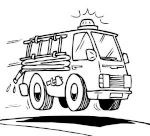
#> input picture e05d_coloriage/camion_2.png, 150 x 136 px, found by its file name
$ jupyter execute --allow-errors e05d_Coloriage.ipynb
#> lines starting #> are read from the running program, lines starting #| are printed output that depends on the picture
<div style="width:100%;border-collapse:separate;border:solid 2px;border-radius:14px;">
    <div style="display:flex;">
        <div style="display:inline;width:5%;"></div>
        <div style="display:inline;width:15%;">NSIT</div>
        <div style="display:inline;width:15%;">e05d</div>
        <div style="display:inline;width:70%;text-align:right;"><b>Langages et programmation</b></div>
        <div style="display:inline;width:5%;"></div>
    </div>
    <div  style="display: flex;background-color:#EEE">
        <p style="width:100%;text-align:center;">La récursivité</p>
    </div>
    <div  style="display: flex;">
        <p style="width:100%;text-align:center;">Coloriage</p>
    </div>
</div>

<div class = "alert alert-success">

**Objectifs de la séquence:**
- Mise en oeuvre d'un algorithme de coloriage récursif ?

<div class = "alert alert-info">

**Sommaire :**

- <a href=#intro>Introduction</a>
- <a href=#principe>Principe</a>
- <a href=#1D>On commence en 1D</a>
- <a href=#images>Ouvrir, lire et modifier une image</a>
- <a href=#2D>On passe à la 2D</a>

</div>

<div id="intro"></div>

## Introduction

Allez, n'ayez pas honte... avouez qu'il y a quelque chose de satisfaisantt dans cette activité ;)

Nous allons mettre en oeuvre l'algorithme qui permet de colorier de la même couleur des points inclus dans une même zone délimitée par un trait.

L'algorithme derrière l'outil "Pot de peinture" est aussi le même qui permet de découvrir les zones sans mines au jeu du Démineur, ou, plus étonnant, celui qui permet de trouver la sortie d'un labyrinthe.

Une version assez "élégante" de cet algorithme utilise la récursivité; mais il trouve rapidement ses limites dans le cas de "grandes" quantités de données à traiter, ce qui fait que dans la pratique les usages ci-dessus sont codées d'une autre manière ( que nous aborderons plus tard lors du chapitre sur les parcours de graphes ).

<div id="principe"></div>

## Principe

Le point choisi à l'intérieur de la zone à colorier s'appelle le "germe" ou la "graine". A partir de lui, on appelle la fonction de remplissage :

- on colorie le point avec la nouvelle couleur
- on examine son voisin de droite : si il est toujours de la couleur d'origine, alors on propage la récursion à ce point
- on fait pareil avec le voisin de gauche, celui du haut, et du bas ( et éventuellement, dans une version plus évoluée, le voisin en haut à gauche, en haut à droite, etc...)

Et c'est tout ! Facile, non ? ( en fait, il manque quelques "sécurités" à cet algorithme, notamment vérifier que l'on ne sort pas de la zone de dessin...)

Mais attendez voir...je vois bien les appels récursifs, mais où est le cas de base ?

Il est en fait combiné avec le cas général dans l'évaluation des conditions : si le point n'est pas de la couleur d'origine, alors c'est qu'il est de la couleur d'une ligne frontière : la récursion s'arrête alors.

<div id="1D"></div>

## On commence en 1D

Soit une liste de pixels bien gentiment alignés.
Arbitrairement, nous choisissons de désigner par '0' les pixels blancs 'à colorier'
Par '1' les pixels noirs (les délimitations)
Par '2' les pixels coloriés.

[cell 1]
liste_pixels = [1, 0, 0 , 0, 1, 0, 0, 0, 0, 0, 0, 0, 0, 0, 0, 1, 0, 0, 0, 0, 0, 0, 0, 0, 1]

La 'graine' se situe au dixième pixel (indice 9 de notre liste)
A la fin de notre traitement, tous les pixels blans contigues à la graine seont coloriés.

#### Premier programme de coloriage
Ci dessous la fonction <code>rempli_1D()</code> prend en paramètre la liste à colorier et l'indice (l'abscisse) du point à colorier (et d'où il faut continuer à propager le coloriage)

[cell 2]
def rempli_1D(ma_liste, abscisse):
    if ma_liste[abscisse] == 0: # Si le point est blanc
        ma_liste[abscisse] = 2 # Je change la couleur
        rempli_1D(ma_liste, abscisse - 1) # On poursuit l'exploration par la gauche
        rempli_1D(ma_liste, abscisse + 1) # On poursuit l'exploration par la droite

liste_pixels = [1, 0, 0 , 0, 1, 0, 0, 0, 0, 0, 0, 0, 0, 0, 0, 1, 0, 0, 0, 0, 0, 0, 0, 0, 1]
rempli_1D(liste_pixels, 9) # On lance le remplissage depuis la graine
liste_pixels

En ajoutant quelques 'print' nous pouvons faire apparaître l'ordre des appels récursifs.
Nous pouvons même dessiner l'arbre de ces appels.

[cell 3]
def rempli_1D(ma_liste, abscisse):
    if ma_liste[abscisse] == 0: # Si le point est blanc
        ma_liste[abscisse] = 2 # Je change la couleur
        print(abscisse, "->", abscisse-1, end="  ")
        rempli_1D(ma_liste, abscisse - 1) # On poursuit l'exploration par la gauche
        print(abscisse, "->", abscisse+1, end="  ")
        rempli_1D(ma_liste, abscisse + 1) # On poursuit l'exploration par la droite
    else:
        print(abscisse,"X")

liste_pixels = [1, 0, 0 , 0, 1, 0, 0, 0, 0, 0, 0, 0, 0, 0, 0, 1, 0, 0, 0, 0, 0, 0, 0, 0, 1]
rempli_1D(liste_pixels, 9) # On lance le remplissage depuis la graine
liste_pixels

#### Les rambardes de sécurité
Que se passe-t-il si les pixels aux extrémités ne sont pas noirs?

Reprenez le programme précédent en ajoutant des tests pour ne pas propager la récursivité au-delà de la liste.
Et testez le sur 'liste_pixels2', privée de contours aux extrémités.

[cell 4]
def rempli_1D_mieux(ma_liste, abscisse):
    if ma_liste[abscisse] == 0: # Si le point est blanc
        ma_liste[abscisse] = 2 # Je change la couleur
        # rambarde de sécurité à gauche à programmer !
        rempli_1D_mieux(ma_liste, abscisse - 1) # On poursuit l'exploration par la gauche
        # rambarde de sécurité à droite à programmer !
        rempli_1D_mieux(ma_liste, abscisse + 1) # On poursuit l'exploration par la droite

liste_pixels2 = [0, 0, 0 , 0, 0, 0, 0, 0, 0, 0, 0, 0, 0, 0, 0, 1, 0, 0, 0, 0, 0, 0, 0, 0, 1]
rempli_1D_mieux(liste_pixels2, 9) # On lance le remplissage depuis la graine
liste_pixels2

Lien vers <a href="https://github.com/ebuonocore/NSIT_05_Recursivite/blob/main/e05d_coloriage/NSIT_05_correction_rempli_1D_mieux.py">une correction</a>

<div id="images"></div>

## Ouvrir, lire et modifier une image

Nous allons utiliser les modules suivant pour manipuler les fichiers image:PIL, matplotlib.pyplot et urllib.request
Pour revenir plus en détail sur leur utilisation vous pouvez parcourir l'activité <a href="https://mybinder.org/v2/gh/ebuonocore/SNT_8_Photographie/master">SNT_8c_Photo</a>
Sinon en voici un exemple commenté d'utilisation:

[cell 5]
from PIL import Image # Nous allons nous en servir pour accéder aux pixels
import matplotlib.pyplot as plt # Utile ici pour afficher l'image
from urllib.request import urlopen  # Pour ouvrir des images sur Internet

# On récupère d'abord l'adresse d'une image sur Internet
lien_url = "https://github.com/ebuonocore/SNT_8_Photographie/blob/master/images/smiley_20_20_RVB.png?raw=true"
# Ouverture de l'image "smiley_20_20_RVB.png" pointées par le l'adresse URL
#> (the rest of this cell did not finish here and is left out)

<div id="2D"></div>

## On passe à la 2D
Prochaine mission: Donner des couleurs à ce camion!

[cell 6]
from PIL import Image # Nous allons nous en servir pour accéder aux pixels
import matplotlib.pyplot as plt # Utile ici pour afficher l'image
from urllib.request import urlopen  # Pour ouvrir des images sur Internet

def pixel_blanc(pos:tuple)->bool:
    """ Renvoie True si la moyenne des 3 couleurs du point dépasse 240
    """
    r,v,b = img.getpixel(pos)
    if r+v+b > 720:
        return True
    else:
        return False

def rempli(img:Image,pos:tuple, couleur:tuple):
    """ Prend une image, une position et une couleur en paramètre
        pos[0] = abscisse
        pos[1] = ordonée
        Parcours récursivement l'image depuis pos pour colorier la zone délimitée par des pixels non-blancs
    """
    largeur, hauteur = img.size
    x,y = pos # On récupère les deux données du tuple pos
    if pixel_blanc(pos):
        img.putpixel(pos,couleur) # Comme ce pixel est plutôt blanc, on le colorie en rouge
        if x > 0: # S'il reste au moins un pixel à gauche
            rempli(img,(x-1, y),couleur) # On explore le pixel à gauche
        if x < largeur-1: # S'il reste au moins un pixel à droite
            rempli(img,(x+1, y),couleur) # On explore le pixel à droite
        if y > 0: # S'il reste au moins un pixel en haut
            rempli(img,(x, y-1),couleur) # On explore le pixel en haut
        if y < hauteur-1: # S'il reste au moins un pixel en bas
            rempli(img,(x, y+1),couleur)  # On explore le pixel en bas

# Corps du programme
# On récupère d'abord l'adresse d'une image sur Internet
lien_url = "https://github.com/ebuonocore/NSIT_05_Recursivite/blob/main/e05d_coloriage/camion_2.png?raw=true"
# Ouverture de l'image
img = Image.open(urlopen(lien_url)) # Le fichier image est alors 'mémorisé' dans la variable 'img'
#> img is the input picture: PIL image 150x136 RGB; min 0, max 255, mean 215.4

ROUGE = (255,0,0)
BLEU = (50, 50, 240)
GRIS = (60, 60, 60)
rempli(img,(90,80), ROUGE)
#> in pixel_blanc, `r,v,b = img.getpixel(pos)`: r = 255
#> in rempli (call 39), `rempli(img,(x, y-1),couleur)`:
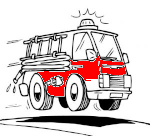
#> img: PIL image 150x136 RGB; mean R, G, B 215.5, 202.9, 202.9
rempli(img,(25,80), ROUGE)
rempli(img,(65,50), ROUGE)
rempli(img,(53,50), ROUGE)
rempli(img,(43,50), ROUGE)
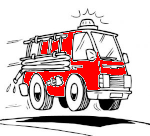
#> img: PIL image 150x136 RGB; mean R, G, B 215.5, 196.5, 196.5
rempli(img,(34,50), ROUGE)
#> (the rest of this cell did not finish here and is left out)
